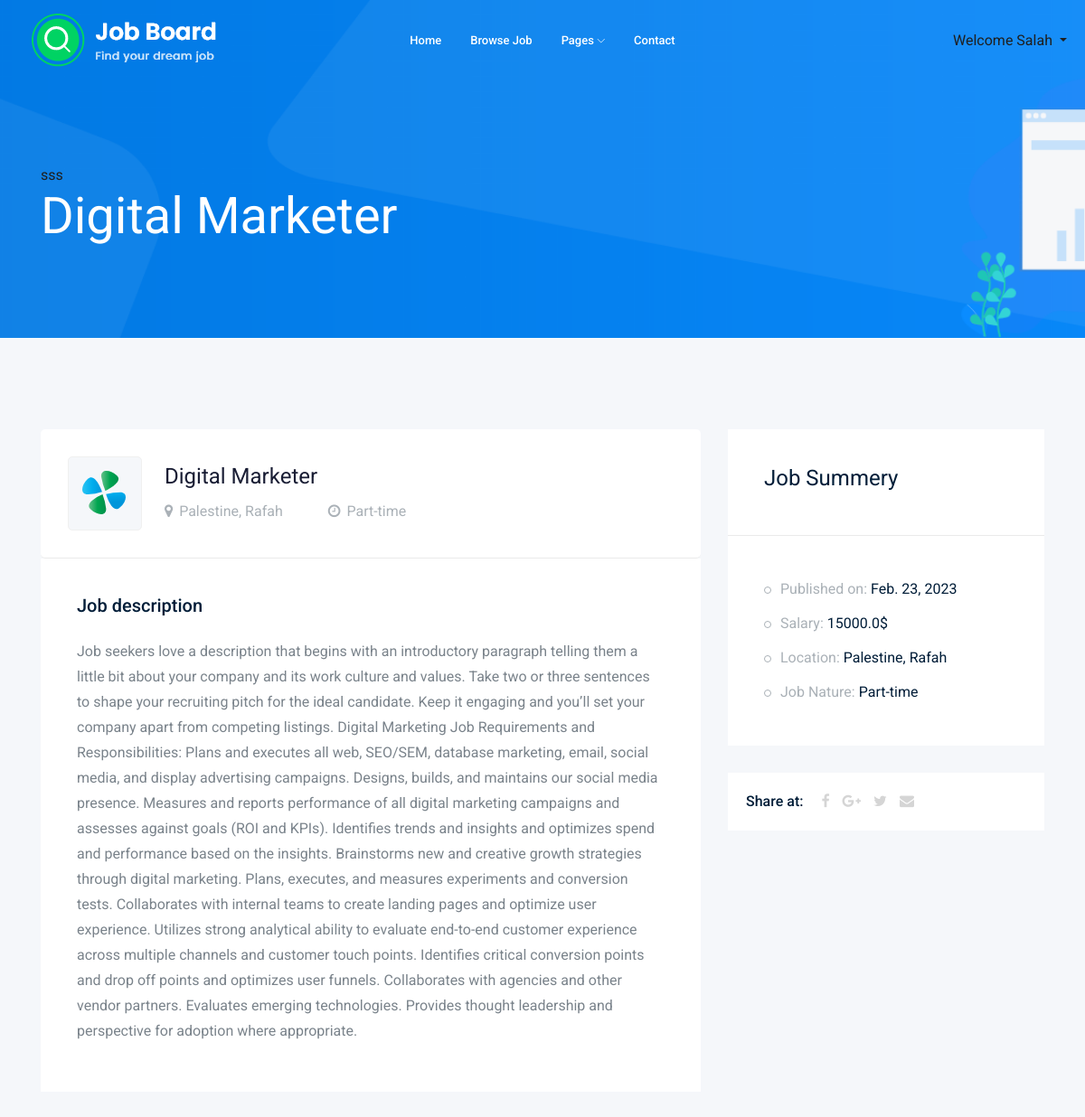
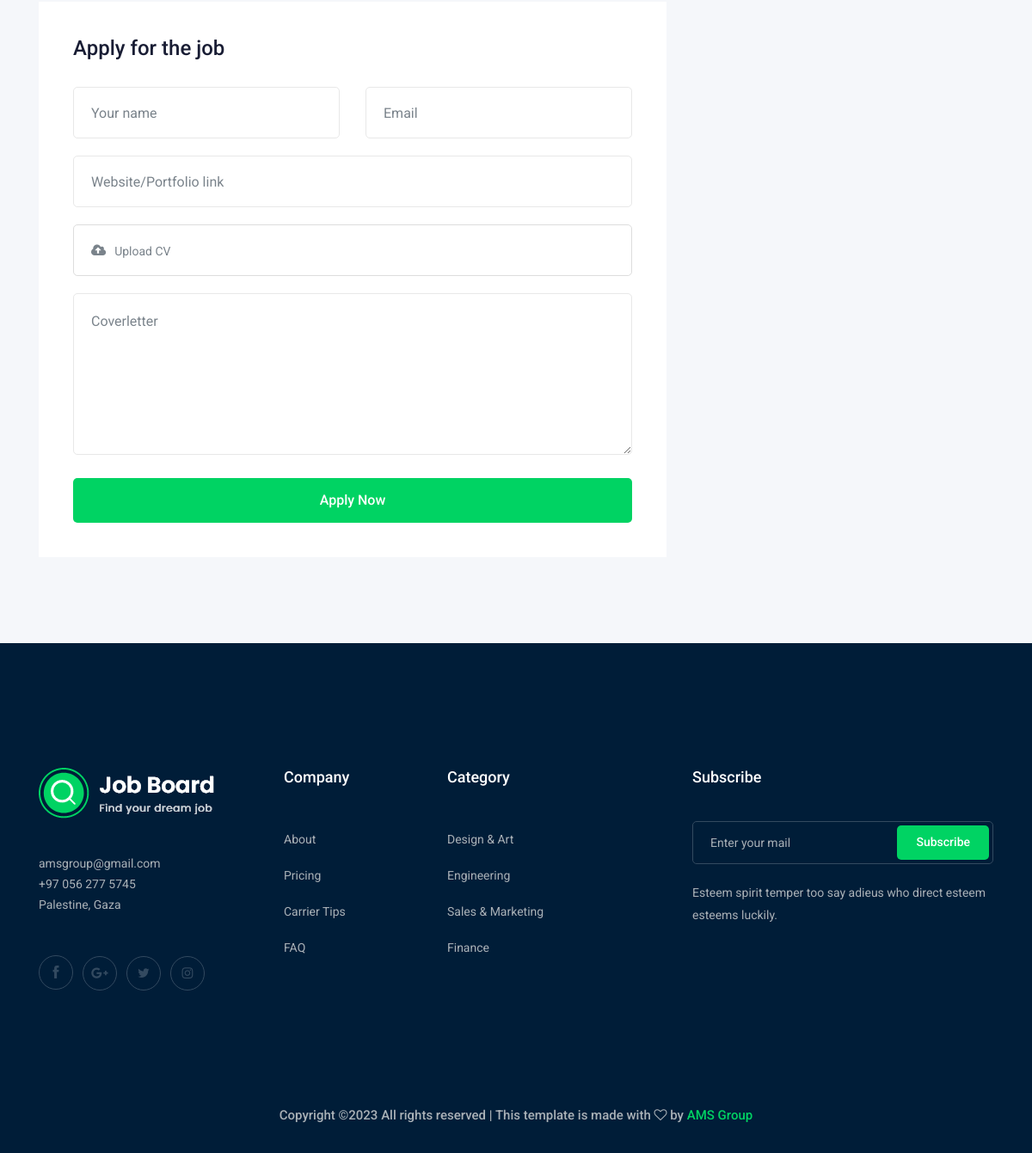
Screenshot of /job/2/ (signed in) with the database file from the repository (2 pictures, top to bottom).
### job/models.py (models this page shows, shortened)
class job(models.Model):
    title = models.CharField(max_length=30)
    description = models.TextField(max_length=6000)
    created_at = models.DateTimeField(auto_now_add=True)
    deadline = models.DateTimeField()
    salary = models.FloatField(blank=True)
    category = models.ForeignKey(category, on_delete=models.CASCADE)
    created_by = models.ForeignKey(customer, on_delete=models.CASCADE)
    cover = models.ImageField(upload_to="img/post/", null=True)
    job_nature = models.CharField(max_length=30, null=True)

class customer(models.Model):
    user = models.OneToOneField(User, on_delete=models.CASCADE)
    card = models.IntegerField()
    country = models.CharField(max_length=100)
    image = models.ImageField(upload_to="img/customer/", null=True)

### job/views.py (the view, shortened to what this page needs)
# urls.py: path('job/<int:pk>/', views.job_details, name="job_details"),
@login_required
def job_details(request, pk):
    job = jobs.objects.get(pk=pk)
    users = user.objects.get(pk=pk)
    context = {"job": job, "users": users}
    return render(request, "pages/job_details.html", context)

### templates/pages/job_details.html (shortened to what this page needs)
{% extends 'base.html' %}
{% load static %}
{% block header %}{% include "includes/header.html" %}{% endblock %}
{% block content %}
    <div class="bradcam_area bradcam_bg_1">
        <div class="container h-50">
            <div class="row ">
                <div class="col-xl-12">
                    <div class="bradcam_text">
                        <a href="{% url 'offers' job.id %}">sss</a>
                        <h3>{{job.title}}</h3>
                    </div>
                </div>
            </div>
        </div>
    </div>
    <div class="job_details_area">
        <div class="container">
            <div class="row">
                <div class="col-lg-8">
                    <div class="job_details_header">
                        <div class="single_jobs white-bg d-flex justify-content-between">
                            <div class="jobs_left d-flex align-items-center">
                                <div class="thumb">
                                    <img src="{% static 'img/svg_icon/1.svg' %}" alt="">
                                </div>
                                <div class="jobs_conetent">
                                    <h4>{{job.title}}</h4>
                                    <div class="links_locat d-flex align-items-center">
                                        <div class="location">
                                            <p> <i class="fa fa-map-marker"></i>{{ users.country }}</p>
                                        </div>
                                        <div class="location">
                                            <p> <i class="fa fa-clock-o"></i>{{ job.job_nature }}</p>
                                        </div>
                                    </div>
                                </div>
                            </div>
                        </div>
                    </div>
                    <div class="descript_wrap white-bg">
                        <div class="single_wrap">
                            <h4>Job description</h4>
                            <p>{{ job.description }}</p>
                        </div>
                    </div>
                    <div class="apply_job_form white-bg">
                        <h4>Apply for the job</h4>
                        <form method="post" enctype="multipart/form-data" >
                            <div class="row">
                                <div class="col-md-6">
                                    <div class="input_field">
                                        <input type="text" placeholder="Your name" name="username" required>
                                    </div>
                                </div>
                                <div class="col-md-6">
                                    <div class="input_field">
                                        <input type="email" placeholder="Email" name="email" required>
                                    </div>
                                </div>
                                <div class="col-md-12">
                                    <div class="input_field">
                                        <input type="text" placeholder="Website/Portfolio link" name="link" required>
                                    </div>
                                </div>
                                <div class="col-md-12">
                                    <div class="input-group">
                                        <div class="input-group-prepend">
                                            <button name="cv" type="button" id="inputGroupFileAddon03" ><i class="fa fa-cloud-upload" aria-hidden="true" required></i>
                                            </button>
                                        </div>
                                        <div class="custom-file">
                                            <label class="custom-file-label" name="cv" for="inputGroupFile03" >Upload CV</label>
                                        </div>
                                    </div>
                                </div>
                                <div class="col-md-12">
                                    <div class="input_field">
                                        <textarea name="coverletter" id="" cols="30" rows="10" placeholder="Coverletter" required></textarea>
                                    </div>
                                </div>
                                <div class="col-md-12">
                                    <div class="submit_btn">
                                        <button class="boxed-btn3 w-100" type="submit">Apply Now</button>
                                    </div>
                                </div>
                            </div>
                        </form>
                    </div>
                </div>
                <div class="col-lg-4">
                    <div class="job_sumary">
                        <div class="summery_header">
                            <h3>Job Summery</h3>
                        </div>
                        <div class="job_content">
                            <ul>
                                <li>Published on: <span>{{ job.created_at.date }}</span></li>
                                <li>Salary: <span>{{ job.salary }}$</span></li>
                                <li>Location: <span>{{ users.country }}</span></li>
                                <li>Job Nature: <span>{{ job.job_nature }}</span></li>
                            </ul>
                        </div>
                    </div>
                    <div class="share_wrap d-flex">
                        <span>Share at:</span>
                        <ul>
                            <li><a href="#"> <i class="fa fa-facebook"></i></a> </li>
                            <li><a href="#"> <i class="fa fa-google-plus"></i></a> </li>
                            <li><a href="#"> <i class="fa fa-twitter"></i></a> </li>
                            <li><a href="#"> <i class="fa fa-envelope"></i></a> </li>
                        </ul>
                    </div>
                    <div class="job_location_wrap">
                        <div class="job_lok_inner">
                            <div id="map" style="height: 200px;"></div>
                        </div>
                    </div>
                </div>
            </div>
        </div>
    </div>
{% endblock %}
{% block footer %}{% include "includes/footer.html" %}{% endblock  %}

### templates/includes/header.html (shortened to what this page needs)
{% load static %}
<header>
    <div class="header-area">
        <div id="sticky-header" class="main-header-area">
            <div class="container-fluid ">
                <div class="header_bottom_border">
                    <div class="row align-items-center">
                        <div class="col-xl-3 col-lg-2">
                            <div class="logo">
                                <a href="{% url 'index' %}">
                                    <img src="{% static 'img/logo.png' %}" alt="">
                                </a>
                            </div>
                        </div>
                        <div class="col-xl-6 col-lg-7">
                            <div class="main-menu  d-none d-lg-block">
                                <nav>
                                    <ul id="navigation">
                                        <li><a href="{% url 'index' %}">home</a></li>
                                        <li><a href="jobs.html">Browse Job</a></li>
                                        <li><a href="#">pages <i class="ti-angle-down"></i></a>
                                        </li>
                                        <li><a href="#footer">Contact</a></li>
                                    </ul>
                                </nav>
                            </div>
                        </div>
                        {% if user.is_authenticated %}
                            <ul class="navbar-nav ml-auto">
                                <li class="nav-item dropdown">
                                    <a class="nav-link dropdown-toggle" href="#" id="userMenu" data-toggle="dropdown" aria-haspopup="true" aria-expanded="false">
                                        Welcome {{ user.username }}
                                    </a>
                                </li>
                            </ul>
                        {% endif %}
                        <div class="col-12">
                        </div>
                    </div>
                </div>
            </div>
        </div>
    </div>
</header>

### rows the page displays
job: title "Digital Marketer", job_nature "Part-time", description "Job seekers love a description that begins with an introductory paragraph telling them a little bit about your company and its work culture and values. Take two or three sentences to shape your recruiting pitch for the ideal candidate. Keep it engaging and you’ll set your company apart from competing listings. Digital Marketing Job Requirements and Responsibilities: Plans and executes all web, SEO/SEM, database marketing, email, social media, and display advertising campaigns. Designs, builds, and maintains our social media presence. Measures and reports performance of all digital marketing campaigns and assesses against goals (ROI and KPIs). Identifies trends and insights and optimizes…", created_at "Feb. 23, 2023", salary "15000.0"
customer: country "Palestine, Rafah"

### other values shown
{{ user.username }} "Salah"
